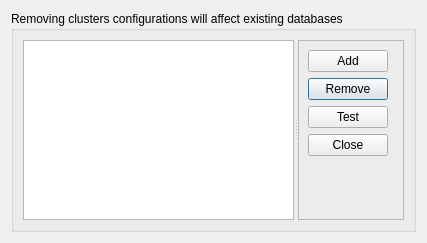
<?xml version="1.0" encoding="UTF-8"?>
<ui version="4.0">
 <class>ClusterManager</class>
 <widget class="QDialog" name="ClusterManager">
  <property name="geometry">
   <rect>
    <x>0</x>
    <y>0</y>
    <width>427</width>
    <height>243</height>
   </rect>
  </property>
  <property name="windowTitle">
   <string>Dialog</string>
  </property>
  <layout class="QHBoxLayout" name="horizontalLayout">
   <item>
    <widget class="QGroupBox" name="groupBox">
     <property name="title">
      <string>Removing clusters configurations will affect existing databases</string>
     </property>
     <layout class="QGridLayout" name="gridLayout">
      <item row="0" column="0">
       <widget class="QSplitter" name="splitter">
        <property name="orientation">
         <enum>Qt::Horizontal</enum>
        </property>
        <widget class="QListWidget" name="confList"/>
        <widget class="QFrame" name="frame">
         <property name="frameShape">
          <enum>QFrame::StyledPanel</enum>
         </property>
         <property name="frameShadow">
          <enum>QFrame::Raised</enum>
         </property>
         <layout class="QFormLayout" name="formLayout">
          <item row="1" column="0">
           <widget class="QPushButton" name="remove">
            <property name="text">
             <string>Remove</string>
            </property>
           </widget>
          </item>
          <item row="3" column="0">
           <widget class="QPushButton" name="cancel">
            <property name="text">
             <string>Close</string>
            </property>
           </widget>
          </item>
          <item row="0" column="0">
           <widget class="QPushButton" name="addButton">
            <property name="text">
             <string>Add</string>
            </property>
           </widget>
          </item>
          <item row="2" column="0">
           <widget class="QPushButton" name="testButton">
            <property name="text">
             <string>Test</string>
            </property>
           </widget>
          </item>
         </layout>
        </widget>
       </widget>
      </item>
     </layout>
    </widget>
   </item>
  </layout>
 </widget>
 <resources/>
 <connections/>
</ui>
